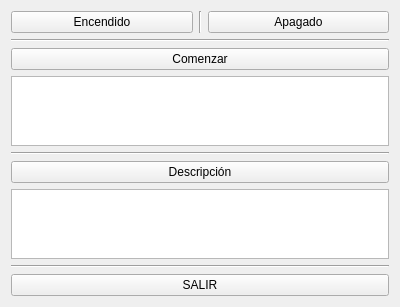
<?xml version="1.0" encoding="UTF-8"?>
<ui version="4.0">
 <class>interfaz</class>
 <widget class="QWidget" name="interfaz">
  <property name="geometry">
   <rect>
    <x>0</x>
    <y>0</y>
    <width>400</width>
    <height>300</height>
   </rect>
  </property>
  <property name="windowTitle">
   <string>Form</string>
  </property>
  <layout class="QHBoxLayout" name="horizontalLayout">
   <item>
    <layout class="QVBoxLayout" name="verticalLayout">
     <item>
      <layout class="QHBoxLayout" name="horizontalLayout_2">
       <item>
        <widget class="QPushButton" name="Encendido">
         <property name="text">
          <string>Encendido</string>
         </property>
        </widget>
       </item>
       <item>
        <widget class="Line" name="line">
         <property name="orientation">
          <enum>Qt::Vertical</enum>
         </property>
        </widget>
       </item>
       <item>
        <widget class="QPushButton" name="Apagado">
         <property name="text">
          <string>Apagado</string>
         </property>
        </widget>
       </item>
      </layout>
     </item>
     <item>
      <widget class="Line" name="line_3">
       <property name="orientation">
        <enum>Qt::Horizontal</enum>
       </property>
      </widget>
     </item>
     <item>
      <widget class="QPushButton" name="Comenzar">
       <property name="text">
        <string>Comenzar</string>
       </property>
      </widget>
     </item>
     <item>
      <widget class="QTextEdit" name="textEdit"/>
     </item>
     <item>
      <widget class="Line" name="line_4">
       <property name="orientation">
        <enum>Qt::Horizontal</enum>
       </property>
      </widget>
     </item>
     <item>
      <widget class="QPushButton" name="Descripcion">
       <property name="text">
        <string>Descripción</string>
       </property>
      </widget>
     </item>
     <item>
      <widget class="QTextEdit" name="textEdit_2"/>
     </item>
     <item>
      <widget class="Line" name="line_2">
       <property name="orientation">
        <enum>Qt::Horizontal</enum>
       </property>
      </widget>
     </item>
     <item>
      <widget class="QPushButton" name="SALIR">
       <property name="text">
        <string>SALIR</string>
       </property>
      </widget>
     </item>
    </layout>
   </item>
  </layout>
 </widget>
 <resources/>
 <connections/>
</ui>
